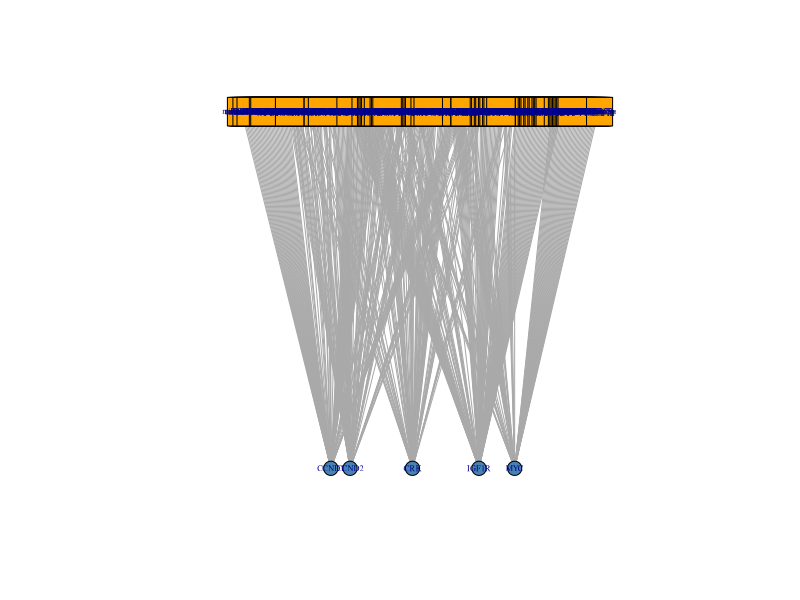
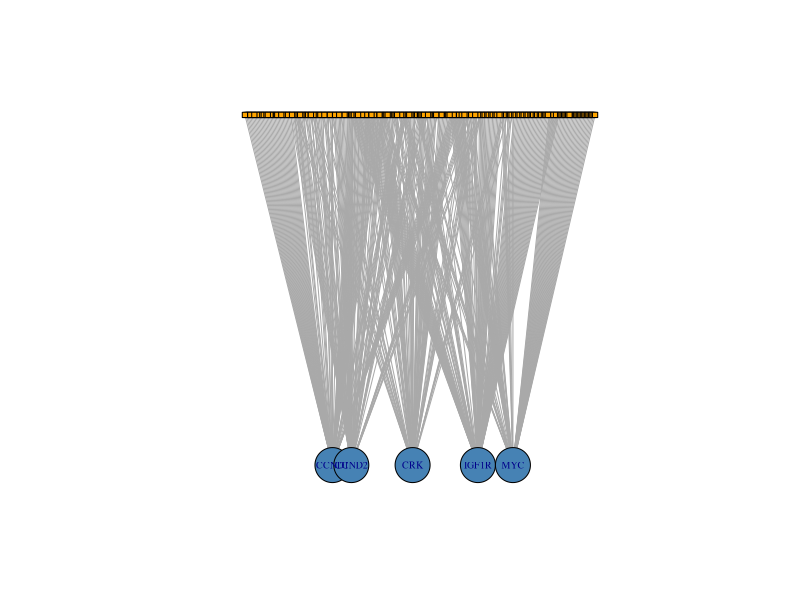
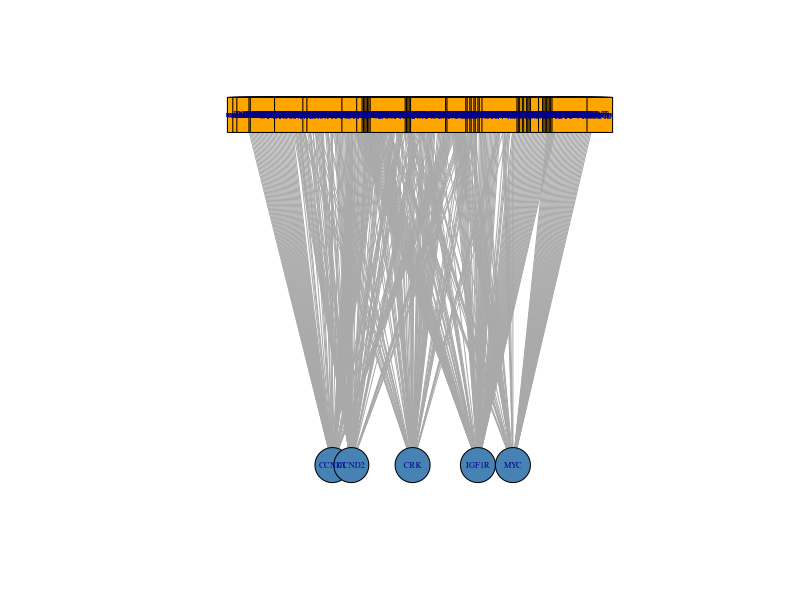
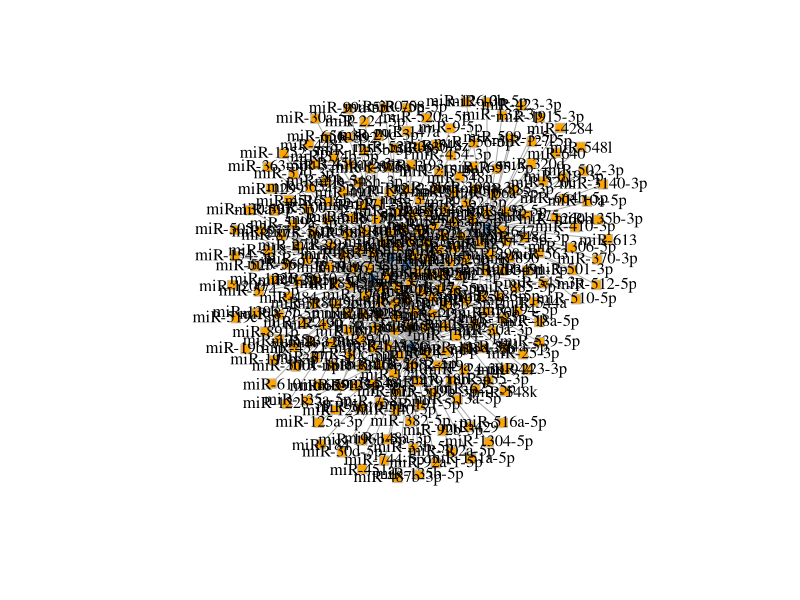
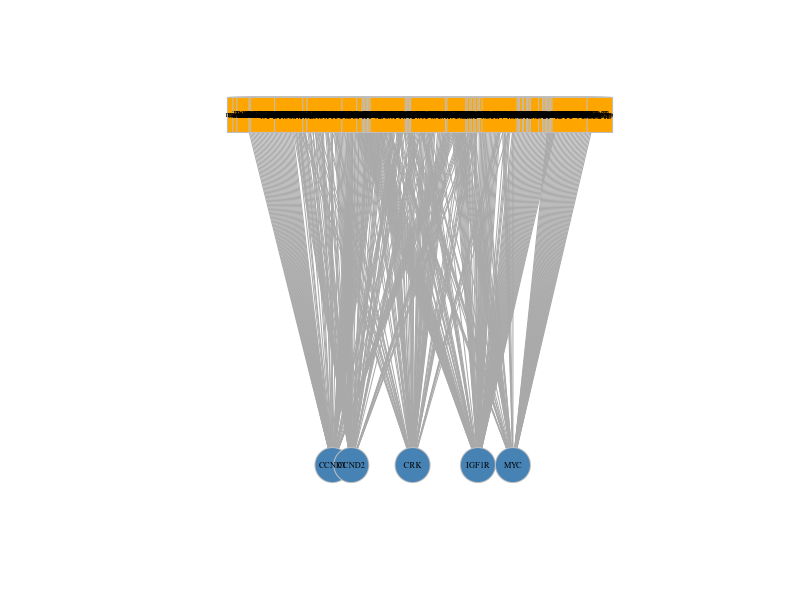
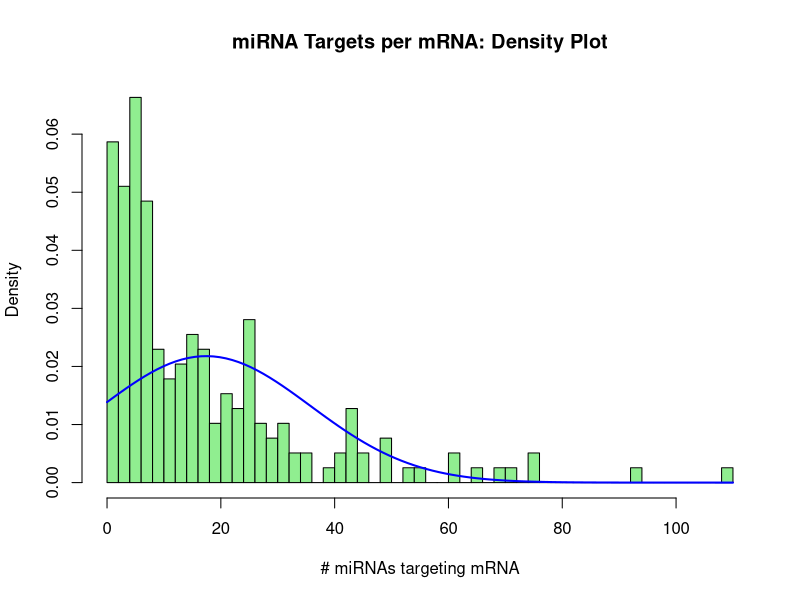
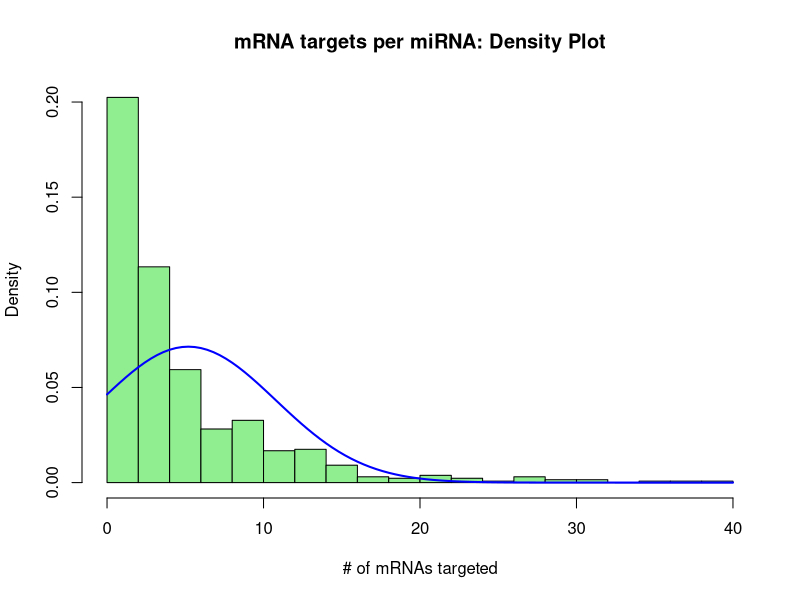
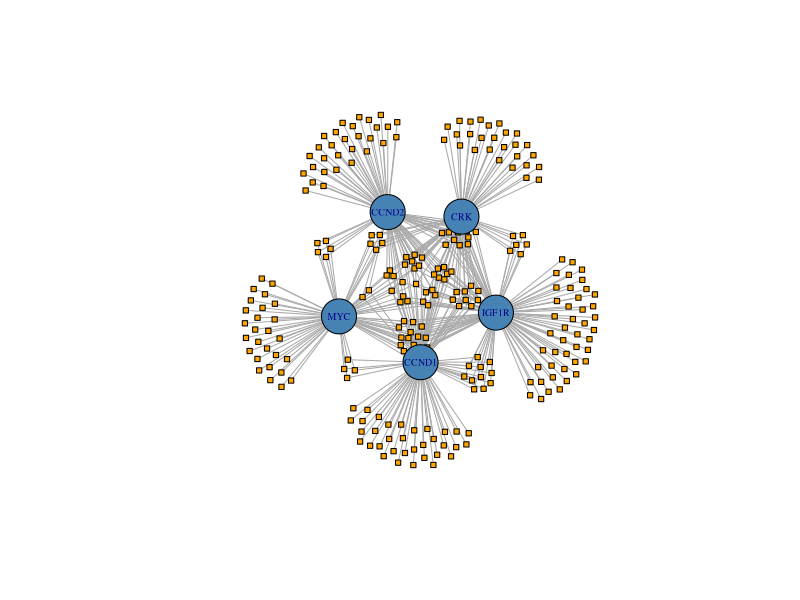

Write R code to recreate these figures, in order. (Note: this script raises an error after producing the figures.)


## Comment the code
## Install packages
if (!require("rstudioapi")) {
  install.packages("rstudioapi", dependencies = TRUE)
  library(rstudioapi)
}

if (!require("ggplot2")) {
  install.packages("ggplot2", dependencies = TRUE)
  library(ggplot2)
}

if (!require("MASS")) {
  install.packages("MASS", dependencies = TRUE)
  library(MASS)
}

if (!require("Matrix")) {
  install.packages("Matrix", dependencies = TRUE)
  library(Matrix)
}

if (!require("igraph")) {
  install.packages("igraph", dependencies = TRUE)
  library(igraph)
}

# Set working directory to source file location
setwd(dirname(getActiveDocumentContext()$path))       

#Read .csv file into R data
miR <- read.csv("../Data/MirWalk_Trimmed.csv", header=TRUE)

nt <- read.csv("../Data/MirWalk_Subset.csv", header=TRUE)


## FREQUENCY DISTRIBUTIONS
## Plot frequency distributions of mRNA targets per miRNA, and targeting miRNAs per mRNA
## Tabulate the miRWalk output and run a frequency distribution for mRNA-miR/miR-mRNA targeting stats

#View(miR)
summary(miR)
summary(nt)

## FULL SET HISTOGRAMS
##  histogram miRNA targets per mRNA

Gene = miR$Gene
Gene.freq = table(Gene)
GeneTable <- cbind(Gene.freq)
colors = c("lightgreen")


png("../Fig_Output/H1.png")
H1 <- hist(GeneTable, freq=FALSE, 
           main="miRNA Targets per mRNA: Density Plot", xlab = "# miRNAs targeting mRNA", breaks=50, col="lightgreen")

curve(dnorm(x, mean=mean(Gene.freq), sd=sd(Gene.freq)), add=TRUE, col="blue", lwd=2)
print(H1)
dev.off()

## histogram mRNAs targeted by miRNA

miRNA = miR$miRNA
miRNA.freq = table(miRNA)
miRTable <- cbind(miRNA.freq)
colors = c("lightgreen")


png("../Fig_Output/H2.png")
H2 <- hist(miRTable, freq=FALSE, 
           main = "mRNA targets per miRNA: Density Plot", xlab = "# of mRNAs targeted", breaks=20, col = "lightgreen")

curve(dnorm(x, mean=mean(miRNA.freq), sd=sd(miRNA.freq)), add=TRUE, col="blue", lwd=2)
print(H2)
dev.off()


## Visualize the complete bipartite graph
## https://rpubs.com/pjmurphy/317838
## Make a graph object from list
gNT <- graph.data.frame(nt)
gFULL <- graph.data.frame(miR)


## Eliminate the arrowheads. (the graph is assigned as a directed)
## (https://igraph.org/r/doc/as.directed.html)

gNT <- as.undirected(gNT, mode = c("collapse", "each", "mutual"),
                     edge.attr.comb = igraph_opt("edge.attr.comb"))

## Simplify and make a graph gNT into a bipartite network

bipartite.mapping(gNT)

V(gNT)$type <- bipartite_mapping(gNT)$type

#plot(gNT)
#plot(gNT, vertex.label.cex = 1.0, vertex.label.color = "black")

## Format the labels and node shape/color
## Formatting for bipartite plots
##  https://kateto.net/netscix2016.html

V(gNT)$color <- ifelse(V(gNT)$type, "steelblue", "lightgreen")
V(gNT)$shape <- ifelse(V(gNT)$type, "circle", "square")

V(gNT)$color <- c("orange", "steelblue")[V(gNT)$type+1]
V(gNT)$shape <- c("square", "circle")[V(gNT)$type+1]
V(gNT)$size <- c(1.5, 20)[V(gNT)$type+1]
V(gNT)$label.cex <- c(0.0001, 1.0)[V(gNT)$type+1]

V(gNT)$label.cex <- c(0.0001, 0.6)[V(gNT)$type+1]
V(gNT)$size <- c(3, 20)[V(gNT)$type+1]


png("../Fig_Output/gNTplot.png")
gNTplot <- plot(gNT)
print(gNTplot)
dev.off()

png("../Fig_Output/gNTbipart.png")
gNTplot <- plot(gNT, layout=layout.bipartite)
print(gNTplot)
dev.off()

#  V(gNT)$label[V(gNT)$type==F] <- nt$miRNA[V(gNT)$type==F]

plot(gNT, layout=layout.bipartite, vertex.label.cex=0.5, vertex.size=(2-V(gNT)$type)*8)

plot(gNT, layout=layout.bipartite)

plot(gNT, layout=layout.bipartite, vertex.size=20, vertex.label.cex=0.5)

V(gNT)$label.color <- "black" ##ifelse(V(g)$type, "black", "white")
## V(g)$label.font <-  0.6
V(gNT)$label.cex <- 1 ##ifelse(V(g)$type, 0.8, 1.2)
## V(g)$label.dist <-0
V(gNT)$frame.color <-  "gray"
V(gNT)$size <- 5

plot(gNT, layout = layout_with_graphopt)

plot(gNT, layout=layout.bipartite, vertex.size=20, vertex.label.cex=0.5)


## Analyze the network as a single-mode network
## According to https://rpubs.com/pjmurphy/317838

## Calculating centrality

types <- V(g)$type                 ## getting each vertex `type` let's us sort easily
deg <- degree(g)
bet <- betweenness(g)
clos <- closeness(g)
eig <- eigen_centrality(g)$vector

cent_df <- data.frame(types, deg, bet, clos, eig)

cent_df[order(cent_df$type, decreasing = TRUE),] ## sort w/ `order` by `type`

## Size vertices by centralitry
V(g)$size <- degree(g)
V(g)$label.cex <- degree(g) * 0.000000000000000000001

gplot <- plot(g, layout = layout_with_graphopt)

## Save the Graph plot as .png file into fig_output
png("../fig_output/graph.png")
print(gplot)
dev.off()

##NETWORK GRAPH
##Create and plot a network graph from the adjacency list

#Convert into data frame
miRFrame <- data.frame(person=miR$Gene, gr=miR$miRNA, stringsAsFactors = F)

##Treat the adjacenty list as a bipartite network (coding genes and miRNAs each constitute the two bipartite modes of the network).
##Code was derived from social network modelling from the blog of Solomon Messing.
##https://solomonmessing.wordpress.com/2012/09/30/working-with-bipartiteaffiliation-network-data-in-r/

#Use functions from the R Matrix package to create an adjacency matrix 'A' from the imported list.
library(Matrix)

A <- spMatrix(nrow=length(unique(miRFrame$person)),
              ncol=length(unique(miRFrame$gr)),
              i = as.numeric(factor(miRFrame$person)),
              j = as.numeric(factor(miRFrame$gr)),
              x = rep(1, length(as.numeric(miRFrame$person))) )

row.names(A) <- levels(factor(miRFrame$person))
colnames(A) <- levels(factor(miRFrame$gr))
A

Arow <- tcrossprod(A)
Arow
head(Arow)

##Use the R Igraph package to create a network graph object.
library(igraph)

miRgraphAdj <- graph.adjacency(Arow, mode = 'undirected')
summary(miRgraphAdj)

##make each edge weight become 1, and then sum them back into an edge attribute
#http://stackoverflow.com/questions/12998456/r-igraph-convert-parallel-edges-to-weight-attribute
E(miRgraphAdj)$weight
E(miRgraphAdj)$weight <- 1
miRgraphAdj <- simplify(miRgraphAdj, edge.attr.comb=list(weight="sum"))

E(miRgraphAdj)$width <- E(miRgraphAdj)$weight
E(miRgraphAdj)$width
# direct output to a file
sink("EdgeFile", append=FALSE, split=FALSE)

##Assign vertex label attributes, color and font
V(miRgraphAdj)$label <- V(miRgraphAdj)$name
V(miRgraphAdj)$label.color <- rgb(0,0,.2,.8)
V(miRgraphAdj)$label.cex <- .6
V(miRgraphAdj)$label.cex <- .3
V(miRgraphAdj)$label.font <- 1
V(miRgraphAdj)$color <- rgb(1,0,0,.5)

miRgraphAdj <- simplify(miRgraphAdj, remove.loops = TRUE, remove.multiple = TRUE)

##Assign transparency as a function of Edge weight
egam <- (E(miRgraphAdj)$weight)/max(E(miRgraphAdj)$weight)
E(miRgraphAdj)$color <- rgb(.5,.5,0,egam)

##Plot the graph object, with vertex size as a function of 'betweeness' and edge width a function of edge weight.
##Apply scaling functions to create resolution for visual interpretation of the graph.
##Here, the user-derived betweeness(mirgraphAdj/33) and log(E(miRgraphAdj)$weight) were user-derived to reduce the 'hairball' and facilitate interpretation
plot(miRgraphAdj, vertex.size=betweenness(miRgraphAdj)/33, edge.width=log10(E(miRgraphAdj)$weight), layout=layout.kamada.kawai)


##For scaling vertex.size and edge widths for different graphs:
##plot(miRgraphAdj, vertex.size=betweenness(miRgraphAdj)/V_Scaling_Factor, edge.width=E_Scaling_Factor(E(miRgraphAdj)$weight), layout=layout.kamada.kawai)

##For the 5-gene subgraph found in Fig.3C (Input file 'Subset.R'):
plot(miRgraphAdj, vertex.size=20, edge.width=(E(miRgraphAdj)$weight)/10, layout=layout.fruchterman.reingold)
